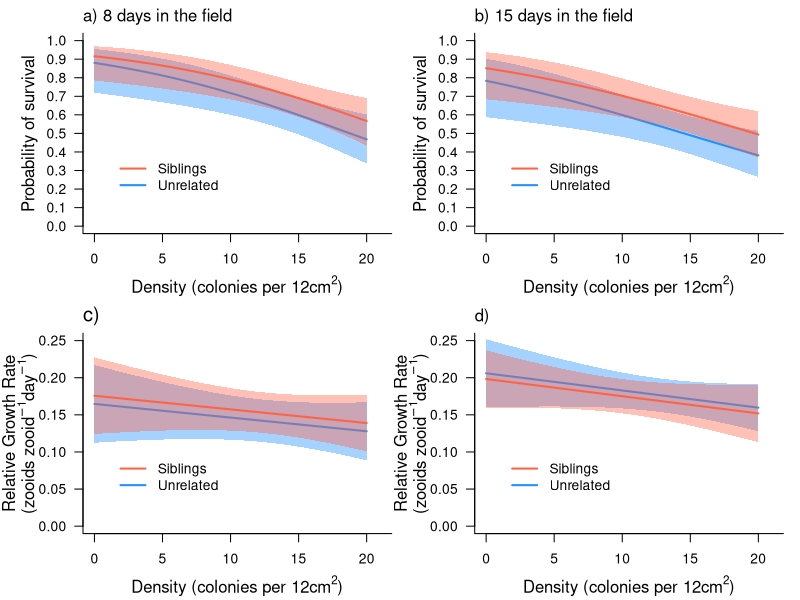

The R script that drew this image:
### This code produces Figure 2 in the manuscript: 
### Barnes DK, Burgess SC. Fitness consequences of marine larval dispersal: 
# the role of neighborhood density, spatial arrangement, 
# and genetic relatedness on survival, growth, reproduction, and paternity
# Code finalized Feb 2024
# Code written by Danie Barnes with input from Scott Burgess
# Any comments or error reporting, please contact Scott Burgess: sburgess@bio.fsu.edu

# sessionInfo()
# R version 4.3.2

# Load required libraries
library('glmmTMB') # version 1.1.7
library('dplyr')
library('tidyr')

# Import data
dat <- read.csv("Experiment_1.csv",header=T)
dat$Age.days <- factor(dat$Age.days)
# Check data structure
summary(dat)
head(dat)
tail(dat)

# create new column for colony identity
dat$colonyidentity <- interaction(dat$Unique.ID, dat$Grid.position) 

# Create vector of the Ages that were recorded.
Age.days.vec <- unique(dat$Age.days)

# Run analyses on the probability of SURVIVAL after 8 days in the field
## Generalized linear mixed effects model with a binomial distribution and random effect of plate number (Unique.ID). 
d <- dat %>% filter(Age.days == Age.days.vec[2])
survival1 <- glmmTMB(Survival ~ Density * Relatedness + (1|Unique.ID), 
                     family= "binomial", data=d) #interaction between density and relatedness
survival2 <- glmmTMB(Survival ~ Density + Relatedness + (1|Unique.ID), 
                     family="binomial", data=d) #additive model
survival3 <- glmmTMB(Survival ~ Density + (1|Unique.ID), 
                     family="binomial", data=d)
survival4 <- glmmTMB(Survival ~ Relatedness + (1|Unique.ID), 
                     family="binomial", data=d)

anova(survival1, survival2,test="Chisq") # interaction at 8 days
anova(survival2, survival3,test="Chisq") # relatedness at 8 days 
anova(survival2, survival4,test="Chisq") # density at 8 days 

# Run analyses on the probability of SURVIVAL after 15 days in the field
## Generalized linear mixed effects model with a binomial distribution and random effect of plate number
# At the second time point of collection, there is a negative effect of density on survival (p = 0.003866) and there is no effect of relatedness on survival (P= 0.1242). 
d <- dat %>% filter(Age.days==Age.days.vec[3])
survival5 <- glmmTMB(Survival ~ Density * Relatedness + (1|Unique.ID), 
                     family="binomial", data=d)
survival6 <- glmmTMB(Survival ~ Density + Relatedness + (1|Unique.ID), 
                     family="binomial", data=d)
survival7 <- glmmTMB(Survival ~ Density + (1|Unique.ID), 
                     family="binomial", data=d)
survival8 <- glmmTMB(Survival ~ Relatedness + (1|Unique.ID), 
                     family="binomial", data=d)

anova(survival5, survival6,test="Chisq") # interaction at 15 days
anova(survival6, survival7,test="Chisq") # relatedness at 15 days 
anova(survival6, survival8,test="Chisq") # density at 15 days 


# Calculate the odds of colony survival (using the additive model)
# 8 days
A <- summary(survival2)$coefficients$cond[2,1] 
round(1-exp(A),4) * 100
round(1-exp(A + c(-2,2) * summary(survival2)$coefficients$cond[2,2]),4) *100

# 15 days
B <- summary(survival6)$coefficients$cond[2,1]
round(1-exp(B),4) * 100
round(1-exp(B + c(-2,2) * summary(survival2)$coefficients$cond[2,2]),4) *100



# RELATIVE GROWTH RATE
# Change data to the wide format
dat_wide <- dat %>% pivot_wider(id_cols=Unique.ID:Inside.outside,
                                names_from=Age.days, 
                                values_from=c(Survival,Bifurcations,Zooids))

# Calculate relative growth rate 
## At collection 1
dat_wide$relgrowth.collection1 <- (log(dat_wide$Zooids_25)- log(dat_wide$Zooids_17)) / (25-17)
## At collection 2
dat_wide$relgrowth.collection2 <- (log(dat_wide$Zooids_32)- log(dat_wide$Zooids_17)) / (32-17)

# Run analyses on the relative growth rate (number of zooids produced per zooid per day) after 8 days in the field
## Generalized linear mixed effects model with a Gaussian distribution and random effect of plate number
rgr1 <- glmmTMB(relgrowth.collection1 ~ Density * Relatedness + (1|Unique.ID), data=dat_wide, family= gaussian())
rgr2 <- glmmTMB(relgrowth.collection1 ~ Density + Relatedness + (1|Unique.ID), data=dat_wide, family= gaussian())
rgr3 <- glmmTMB(relgrowth.collection1 ~ Density + (1|Unique.ID), data=dat_wide, family= gaussian())
rgr4 <- glmmTMB(relgrowth.collection1 ~ Relatedness + (1|Unique.ID), data= dat_wide, family= gaussian())
rgr_overall_1 <- glmmTMB(relgrowth.collection1 ~ 1 + (1|Unique.ID), data= dat_wide, family= gaussian())

anova(rgr1,rgr2) # interaction, 8 days
anova(rgr2,rgr3) # relatedness, 8 days
anova(rgr2,rgr4) # density, 8 days

# Run analyses on the relative growth rate (number of zooids produced per zooid per day) after 15 days in the field
## Generalized linear mixed effects model with a Gaussian distribution and random effect of plate number. 
rgr5 <- glmmTMB(relgrowth.collection2 ~ Density * Relatedness + (1|Unique.ID), data=dat_wide, family= gaussian())
rgr6 <- glmmTMB(relgrowth.collection2 ~ Density + Relatedness + (1|Unique.ID), data=dat_wide, family= gaussian())
rgr7 <- glmmTMB(relgrowth.collection2 ~ Density + (1|Unique.ID), data=dat_wide, family= gaussian())
rgr8 <- glmmTMB(relgrowth.collection2 ~ Relatedness + (1|Unique.ID), data= dat_wide, family= gaussian())
rgr_overall_2 <- glmmTMB(relgrowth.collection2 ~ 1 + (1|Unique.ID), data= dat_wide, family= gaussian())

anova(rgr5,rgr6) # interaction, 15 days
anova(rgr6,rgr7) # relatedness, 15 days
anova(rgr6,rgr8) # density, 15 days


# Calculate zooids produced per zooid per day, overall
B <- summary(rgr_overall_1)$coefficients$cond[1,1]; round(B,2)
round(B + c(-2,2) * summary(rgr_overall_1)$coefficients$cond[1,2],2)

B <- summary(rgr_overall_2)$coefficients$cond[1,1]; round(B,2)
round(B + c(-2,2) * summary(rgr_overall_2)$coefficients$cond[1,2],2)

# Make Figure 2
quartz(width=6,height=5) 
par(mfrow=c(2,2),mar=c(4,5,2,0), oma=c(0,0,0,1))

# a)
Density.vec <- seq(0,20,0.1) #creating a density vector, to make continuous 
pred.frame <- with(dat, expand.grid(Density=Density.vec,Relatedness=unique(Relatedness))) #matrix by everything
X <- model.matrix(delete.response(terms(survival2)),pred.frame) #turning it into a model matrix
pred.frame$response <- drop(X %*% fixef(survival2)[['cond']]) 
V <- diag(X %*% vcov(survival2)[['cond']] %*% t(X)) #variance to use for the confidence intervals 
pred.frame$upr <- pred.frame$response + 1.96*sqrt(V) #create confidence intervals 
pred.frame$lwr <- pred.frame$response - 1.96*sqrt(V)

plot(c(0,21),c(0,1),type="n",ylab="",xlab="",yaxt="n",xaxt="n",bty="l") #add axes lines
with(pred.frame[pred.frame$Relatedness=="Non",], polygon(c(Density,rev(Density)),
                                                         c(plogis(lwr),rev(plogis(upr))),col=adjustcolor("dodgerblue",alpha.f=0.4),border=NA))
with(pred.frame[pred.frame$Relatedness=="Non",], lines(Density, plogis(response),
                                                       col="dodgerblue",lwd=2))
with(pred.frame[pred.frame$Relatedness=="Sib",], polygon(c(Density,rev(Density)),
                                                         c(plogis(lwr),rev(plogis(upr))),col=adjustcolor("tomato",alpha.f=0.4),border=NA))
with(pred.frame[pred.frame$Relatedness=="Sib",], lines(Density, plogis(response),
                                                       col="tomato",lwd=2))
axis(side = 1, at= seq(0,20,5), cex = 0.25) #add numbers to the x axis
axis(side = 2, at= seq(0,1,0.1), cex = 0.25, las=1) #add numbers to the y axis
mtext(side= 1, line = 3, cex= 1, expression(paste("Density (colonies per 12", cm^2,")"))) #add title to the x axis
mtext(side =2, line = 2.5, cex = 1, expression("Probability of survival")) #add title to the y axis
legend(1,0.4,legend= c("Siblings", "Unrelated"), lwd=2, col=c("tomato","dodgerblue"), bty="n")
mtext("a) 8 days in the field", side=3, line=0.5, adj=0, las=1, cex=1)


# b)
Density.vec <- seq(0,20,0.1) #creating a density vector, to make continuous 
pred.frame <- with(dat, expand.grid(Density=Density.vec,Relatedness=unique(Relatedness))) #matrix by everything you have
X <- model.matrix(delete.response(terms(survival6)),pred.frame) #turning it into a model matrix
pred.frame$response <- drop(X %*% fixef(survival6)[['cond']]) #
V <- diag(X %*% vcov(survival6)[['cond']] %*% t(X)) #how you get the variance to use for the confidence intervals 
pred.frame$upr <- pred.frame$response + 1.96*sqrt(V) #create confidence intervals: plus 1.96 * standard error 
pred.frame$lwr <- pred.frame$response - 1.96*sqrt(V)
plot(c(0,21),c(0,1),type="n",ylab="",xlab="",yaxt="n",xaxt="n",bty="l")
with(pred.frame[pred.frame$Relatedness=="Non",], polygon(c(Density,rev(Density)),
                                                         c(plogis(lwr),rev(plogis(upr))),col=adjustcolor("dodgerblue",alpha.f=0.4),border=NA))
with(pred.frame[pred.frame$Relatedness=="Non",], lines(Density, plogis(response),
                                                       col="dodgerblue",lwd=2))
with(pred.frame[pred.frame$Relatedness=="Sib",], polygon(c(Density,rev(Density)),
                                                         c(plogis(lwr),rev(plogis(upr))),col=adjustcolor("tomato",alpha.f=0.4),border=NA))
with(pred.frame[pred.frame$Relatedness=="Sib",], lines(Density, plogis(response),
                                                       col="tomato",lwd=2))
axis(side = 1, at= seq(0,20,5), cex = 0.25)
axis(side = 2, at= seq(0,1,0.1), cex = 0.25, las=1)
mtext(side= 1, line = 3, cex= 1, expression(paste("Density (colonies per 12", cm^2,")")))
mtext(side =2, line = 2.5, cex = 1, expression("Probability of survival"))
legend(1,0.4,legend= c("Siblings", "Unrelated"), lwd=2, col=c("tomato","dodgerblue"), bty="n")
mtext("b) 15 days in the field", side=3, line=0.5, adj=0, las=1, cex= 1)


# c) 
Density.vec <- seq(0,20,0.1) #creating a density vector, to make continuous 

pred.frame <- with(dat_wide, expand.grid(Density=Density.vec,Relatedness=unique(Relatedness))) #matrix by everything
X <- model.matrix(delete.response(terms(rgr2)),pred.frame) #turning it into a model matrix
pred.frame$response <- drop(X %*% fixef(rgr2)[['cond']])
V <- diag(X %*% vcov(rgr2)[['cond']] %*% t(X)) #variance to use for the confidence intervals 
pred.frame$upr <- pred.frame$response + 1.96*sqrt(V) #create confidence intervals: plus 1.96 * standard error 
pred.frame$lwr <- pred.frame$response - 1.96*sqrt(V)

plot(c(0,21),c(0,0.25),type="n",ylab="",xlab="",yaxt="n",xaxt="n",bty="l") #create a blank plot
with(pred.frame[pred.frame$Relatedness=="Non",], polygon(c(Density,rev(Density)),
                                                         c((lwr),rev((upr))),col=adjustcolor("dodgerblue",alpha.f=0.4),border=NA))
with(pred.frame[pred.frame$Relatedness=="Non",], lines(Density, (response),
                                                       col="dodgerblue",lwd=2))
with(pred.frame[pred.frame$Relatedness=="Sib",], polygon(c(Density,rev(Density)),
                                                         c((lwr),rev((upr))),col=adjustcolor("tomato",alpha.f=0.4),border=NA))
with(pred.frame[pred.frame$Relatedness=="Sib",], lines(Density, (response),
                                                       col="tomato",lwd=2))
axis(side = 1, at= seq(0,20,5), cex = 0.25)
axis(side = 2, at= seq(0,0.25,0.05), cex = 0.25, las=1)
mtext(side= 1, line = 3, cex= 1, expression(paste("Density (colonies per 12", cm^2,")")))
mtext(side = 2, line = 3.9, cex = 1,adj=0.5,
      expression(paste("Relative Growth Rate")))
mtext(side = 2, line = 2.5, cex = 1,adj=0.5,
      expression(paste("(zooids " ,zooid^-1, day^-1,")")))
legend(1,0.1,legend= c("Siblings", "Unrelated"), lwd=2, col=c("tomato","dodgerblue"), bty="n")
mtext("c)", side=3, line=0.5, adj=0, las=1, cex=1.2)

# d)
pred.frame <- with(dat_wide, expand.grid(Density=Density.vec,Relatedness=unique(Relatedness)))
X <- model.matrix(delete.response(terms(rgr6)),pred.frame) #turning it into a model matrix
pred.frame$response <- drop(X %*% fixef(rgr6)[['cond']])
V <- diag(X %*% vcov(rgr6)[['cond']] %*% t(X)) #variance to use for the confidence intervals 
pred.frame$upr <- pred.frame$response + 1.96*sqrt(V) #create confidence intervals: plus 1.96 * standard error 
pred.frame$lwr <- pred.frame$response - 1.96*sqrt(V)

plot(c(0,21),c(0,0.25),type="n",ylab="",xlab="",yaxt="n",xaxt="n",bty="l")
with(pred.frame[pred.frame$Relatedness=="Non",], polygon(c(Density,rev(Density)),
                                                         c((lwr),rev((upr))),col=adjustcolor("dodgerblue",alpha.f=0.4),border=NA))
with(pred.frame[pred.frame$Relatedness=="Non",], lines(Density, (response),
                                                       col="dodgerblue",lwd=2))
with(pred.frame[pred.frame$Relatedness=="Sib",], polygon(c(Density,rev(Density)),
                                                         c((lwr),rev((upr))),col=adjustcolor("tomato",alpha.f=0.4),border=NA))
with(pred.frame[pred.frame$Relatedness=="Sib",], lines(Density, (response),
                                                       col="tomato",lwd=2))
axis(side = 1, at= seq(0,20,5), cex = 0.25)
axis(side = 2, at= seq(0,0.25,0.05), cex = 0.25, las=1)
mtext(side= 1, line = 3, cex= 1, expression(paste("Density (colonies per 12", cm^2,")")))
mtext(side = 2, line = 3.9, cex = 1,adj=0.5,
      expression(paste("Relative Growth Rate")))
mtext(side = 2, line = 2.5, cex = 1,adj=0.5,
      expression(paste("(zooids " ,zooid^-1, day^-1,")")))
legend(1,0.1,legend= c("Siblings", "Unrelated"), lwd=2, col=c("tomato","dodgerblue"), bty="n")
mtext("d)", side=3, line=0.5, adj=0, las=1, cex=1)
